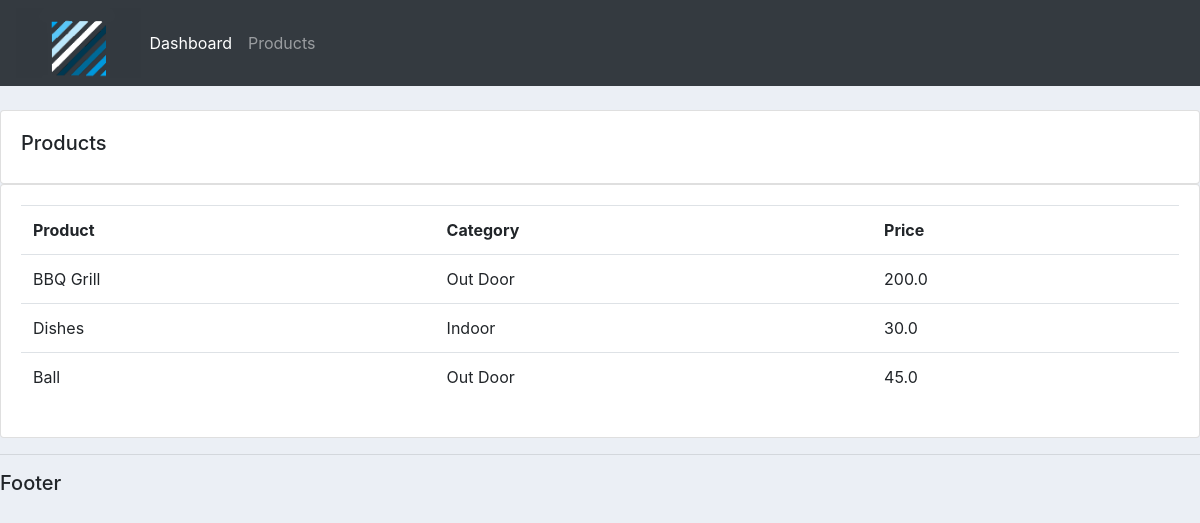
Screenshot of /products/ with the database file from the repository.
### accounts/models.py (models this page shows, shortened)
class Product(models.Model):
    CATEGORY = (
        ('Indoor', 'Indoor'),
        ('Out Door', 'Out Door'),
    )
    name = models.CharField (max_length=200,null=True)
    price = models.FloatField(null=True)
    category = models.CharField (max_length=200,null=True, choices = CATEGORY)
    description = models.CharField (max_length=200,null=True, blank=True)
    date_created = models.DateField (auto_now_add=True,null=True)
    tags = models.ManyToManyField(Tag)

### accounts/views.py (the view)
# urls.py: path('products/', views.products, name="products"),
def products (request):
    products = Product.objects.all()
    return render (request, 'accounts/products.html', {'products': products})

### accounts/templates/accounts/products.html (shortened to what this page needs)
{% extends 'accounts/main.html' %}
{% block content %}
    <br>
    <div class="row">
        <div class="col-md">
            <div class="card card-body">
                <h5> Products </h5>
            </div>
            <div class="card card-body">
                <table class="table">
                    <tr>
                        <th>Product</th>
                        <th>Category</th>
                        <th>Price</th>
                    </tr>
                    {% for i in products%}
                    <tr>
                        <td> {{i.name}} </td>
                        <td> {{i.category}} </td>
                        <td> {{i.price}} </td>
                    {%endfor%}
                </table>
            </div>
        </div>
    </div>
{% endblock %}

### static/css/main.css (style rules this page uses)
body { background-color: #ebeff5; }

### rows the page displays
Product: name "BBQ Grill", category "Out Door", price "200.0"
Product: name "Dishes", category "Indoor", price "30.0"
Product: name "Ball", category "Out Door", price "45.0"
